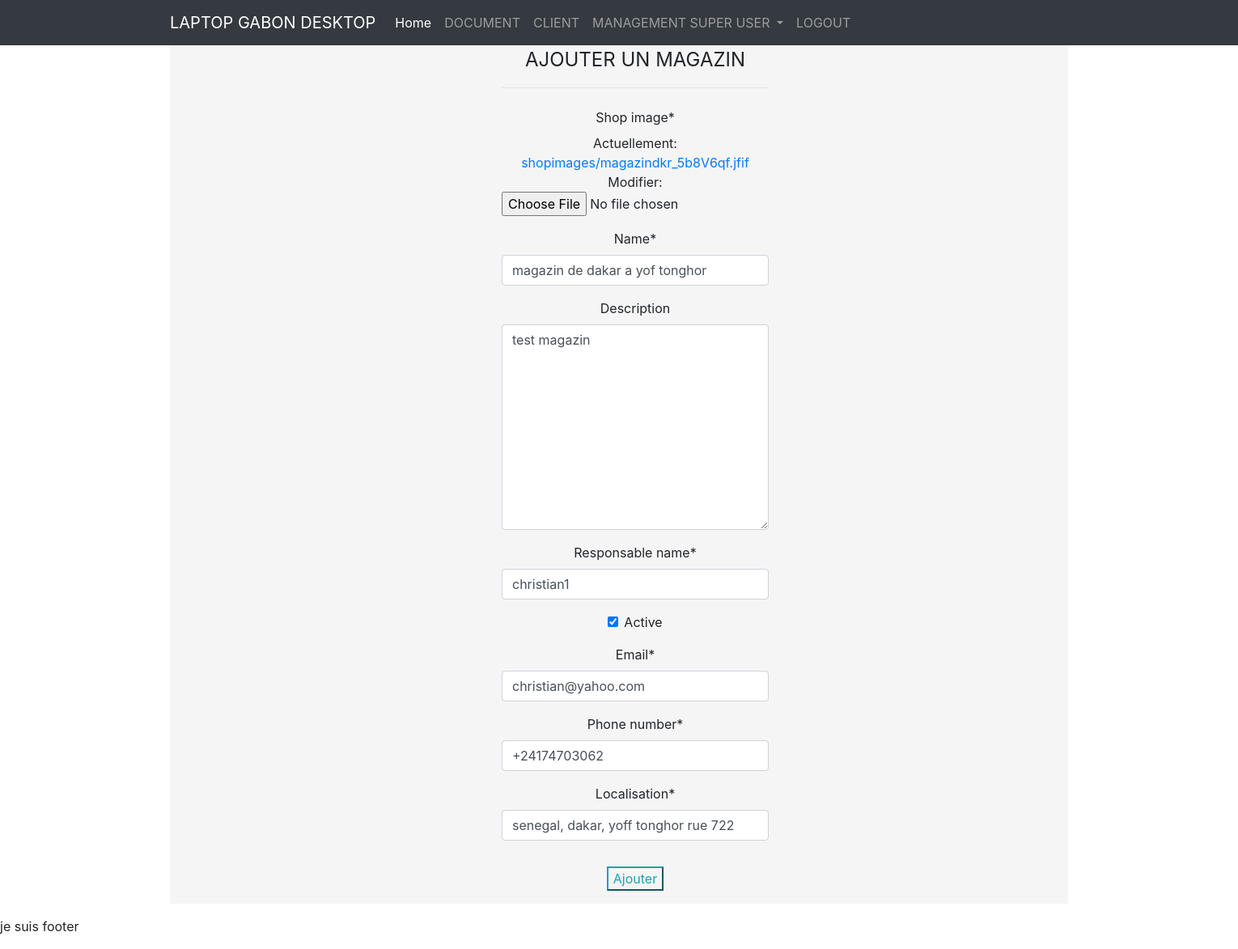
Page /alldetail/shop/2/edit/ (signed in) on the committed database.
### alldetail/models.py (models this page shows, shortened)
class Shop(models.Model):
    date_created = models.DateTimeField(auto_now_add=True)
    date_updated = models.DateTimeField(auto_now=True)
    shop_image = models.ImageField(upload_to='shopimages/')
    name = models.CharField(max_length=255)
    responsable_name = models.CharField(max_length=255)
    email = models.EmailField(max_length = 254)
    phone_number = PhoneNumberField()
    description = models.TextField(blank=True)
    localisation = models.CharField(max_length = 255)
    author = models.ForeignKey(User, on_delete=models.CASCADE, null=True, blank=True)
    active = models.BooleanField(default=False)

### alldetail/views.py (the view)
# urls.py: path('shop/<int:pk>/edit/', ShopUpdateView.as_view(), name="shop-update"),
class ShopUpdateView(LoginRequiredMixin,UserPassesTestMixin,UpdateView):
    model = Shop
    fields = ['shop_image','name','description','responsable_name','active','email','phone_number','localisation']
    def test_func(self):
        if self.request.user.is_superuser:
            return True
        return False

### templates/alldetail/shop_form.html (shortened to what this page needs)
{% extends "base.html"%}
{% load crispy_forms_tags %}
{% block content %}
<div class="container" style="background-color:whitesmoke;">
    <div class="row" style="position:center;text-align:center;margin:0 auto;margin-left:380px;width:100%;">
        <div class="col-8 col-md-4 mx auto">
            <form method="POST" enctype="multipart/form-data">
                <div class="form-group">
                    <legend class="mb-4 pb-3 border-bottom text-uppercase">Ajouter un magazin</legend>
                    <table style="width:100;">
                    {{form|crispy}}
                    </table>
                </div>
                <div class="form-group">
                    <button class="btn-outline-info" type="submit">Ajouter</button>
                </div>
            </form>
        </div>
    </div>
</div>
{% endblock content %}

### rows in the picture
Shop: name "magazin de dakar a yof tonghor", description "test magazin", responsable_name "christian1", active "☑", email "christian@yahoo.com", phone_number "+24174703062", localisation "senegal, dakar, yoff tonghor rue 722"
